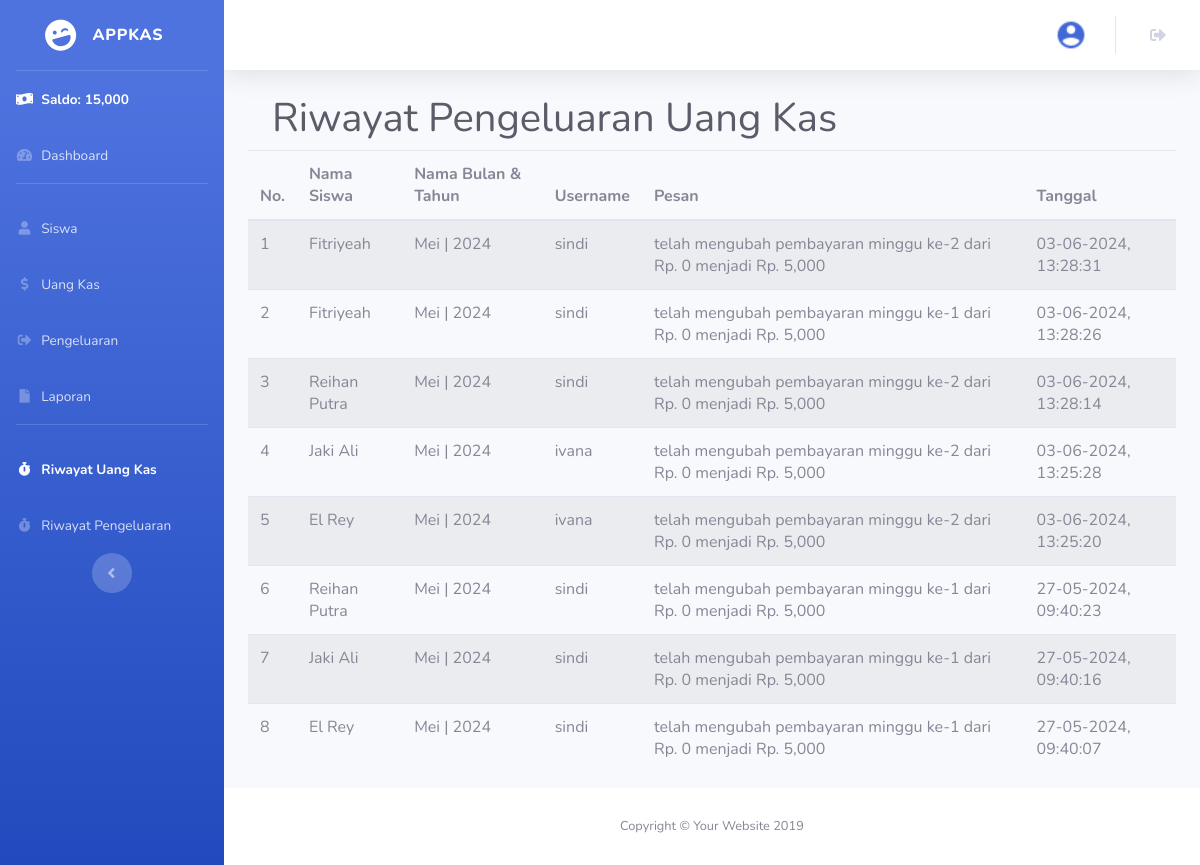
/riwayatkas.php (signed in), run on the app's committed database.
### tables this page shows
CREATE TABLE `riwayat` (
  `id_riwayat` int(11) NOT NULL,
  `id_user` int(11) NOT NULL,
  `id_uang_kas` int(11) NOT NULL,
  `aksi` text NOT NULL,
  `tanggal` int(11) NOT NULL
);

CREATE TABLE `siswa` (
  `id_siswa` int(11) NOT NULL,
  `nama_siswa` varchar(100) NOT NULL,
  `jenis_kelamin` enum('pria','wanita') NOT NULL,
  `no_telepon` varchar(25) NOT NULL,
  `email` varchar(255) NOT NULL
);

CREATE TABLE `bulan_pembayaran` (
  `id_bulan_pembayaran` int(11) NOT NULL,
  `nama_bulan` enum('januari','februari','maret','april','mei','juni','juli','agustus','september','oktober','november','desember') NOT NULL,
  `tahun` int(4) NOT NULL,
  `pembayaran_perminggu` int(11) NOT NULL
);

CREATE TABLE `user` (
  `id_user` int(11) NOT NULL,
  `nama_lengkap` varchar(100) NOT NULL,
  `username` varchar(100) NOT NULL,
  `password` varchar(255) NOT NULL,
  `id_jabatan` int(11) NOT NULL
);

### riwayatkas.php (the view, shortened to what this page needs)
<?php
  require 'connection.php';
  $riwayat = mysqli_query($conn, "SELECT * FROM riwayat INNER JOIN user ON riwayat.id_user = user.id_user INNER JOIN uang_kas ON riwayat.id_uang_kas = uang_kas.id_uang_kas INNER JOIN siswa ON uang_kas.id_siswa = siswa.id_siswa INNER JOIN bulan_pembayaran ON uang_kas.id_bulan_pembayaran = bulan_pembayaran.id_bulan_pembayaran ORDER BY tanggal DESC");
  $jml_pengeluaran = mysqli_fetch_assoc(mysqli_query($conn, "SELECT sum(jumlah_pengeluaran) as jml_pengeluaran FROM pengeluaran"));
$jml_pengeluaran = $jml_pengeluaran['jml_pengeluaran'];
$jml_uang_kas = mysqli_fetch_assoc(mysqli_query($conn, "SELECT sum(minggu_ke_1 + minggu_ke_2 + minggu_ke_3 + minggu_ke_4) as jml_uang_kas FROM uang_kas"));
$jml_uang_kas = $jml_uang_kas['jml_uang_kas'];
?>
<!DOCTYPE html>
<html lang="en">
<head>
  <link href="vendor/fontawesome-free/css/all.min.css" rel="stylesheet" type="text/css">
  <link href="css/sb-admin-2.min.css" rel="stylesheet">
  <link href="vendor/datatables/dataTables.bootstrap4.min.css" rel="stylesheet">
</head>
<body class="hold-transition sidebar-mini layout-fixed">
 <div id="wrapper">
    <ul class="navbar-nav bg-gradient-primary sidebar sidebar-dark accordion" id="accordionSidebar">
        <a class="sidebar-brand d-flex align-items-center justify-content-center" href="index.html">
          <div class="sidebar-brand-icon rotate-n-15">
            <i class="fas fa-laugh-wink"></i>
          </div>
          <div class="sidebar-brand-text mx-3">APPKAS</div>
        </a>
        <hr class="sidebar-divider my-0">
        <li class="nav-item active">
          <a class="nav-link">
            <i class = "fas fa-money-bill-wave"></i>
            <span>Saldo: <?= number_format($jml_uang_kas - $jml_pengeluaran); ?></span></a>
        </li>
      <li class="nav-item">
        <a class="nav-link" href="index.php">
          <i class="fas fa-fw fa-tachometer-alt"></i>
          <span>Dashboard</span></a>
      </li>
      <hr class="sidebar-divider">
      <li class="nav-item">
        <a class="nav-link" href="siswa.php">
          <i class="fas fa-fw fa-user"></i>
          <span>Siswa</span>
        </a>
      </li>
      <li class="nav-item">
        <a class="nav-link" href="bulanuangkas.php">
          <i class="fas fa-fw fa-dollar-sign"></i>
          <span>Uang Kas</span>
        </a>
      </li>
      <li class="nav-item">
        <a class="nav-link" href="pengeluaran.php">
          <i class="fas fa-fw fa-sign-out-alt"></i>
          <span>Pengeluaran</span>
        </a>
      </li>
      <li class="nav-item">
        <a class="nav-link" href="laporan.php">
          <i class="fas fa-fw fa-file"></i>
          <span>Laporan</span>
        </a>
      </li>
      <hr class="sidebar-divider">
      <li class="nav-item active">
        <a class="nav-link" href="riwayatkas.php">
          <i class="fas fa-fw fa-stopwatch"></i>
          <span>Riwayat Uang Kas</span>
        </a>
      </li>
      <li class="nav-item">
        <a class="nav-link" href="riwayatpengeluaran.php">
          <i class="fas fa-fw fa-stopwatch"></i>
          <span>Riwayat Pengeluaran</span>
        </a>
      </li>
      <div class="text-center d-none d-md-inline">
        <button class="rounded-circle border-0" id="sidebarToggle"></button>
      </div>
    </ul>
    <div id="content-wrapper" class="d-flex flex-column">
      <div id="content">
      <nav class="navbar navbar-expand navbar-light bg-white topbar mb-4 static-top shadow">
         <ul class="navbar-nav ml-auto">
            <li class="nav-item no-arrow">
                <a class="nav-link" href="profile.php" role="button" aria-haspopup="true" aria-expanded="false">
                <img class="img-profile rounded-circle" src="assets/img/img_properties/profile.png">
                </a>
            </li>
        <li class="nav-item no-arrow mx-1">
            <a class="nav-link" href="logout.php" role="button" aria-haspopup="true" aria-expanded="false">
            <i class="fas fa-sign-out-alt fa-fw"></i>
            </a>
        </li>
        </ul>
      </nav>
      <div class="container-fluid">
    <div class="content-header">
      <div class="container-fluid">
        <div class="row mb-2">
          <div class="col-sm">
            <h1 class="m-0 text-dark">Riwayat Pengeluaran Uang Kas</h1>
          </div>
        </div>
      </div>
    </div>
        </div>
<section class="content">
      <div class="container-fluid">
        <div class="table-responsive">
          <table class="table table-striped table-hover" id="table_id">
            <thead>
              <tr>
                <th>No.</th>
                <th>Nama Siswa</th>
                <th>Nama Bulan & Tahun</th>
                <th>Username</th>
                <th>Pesan</th>
                <th>Tanggal</th>
              </tr>
              </thead>
              <tbody>
              <?php $i = 1; ?>
              <?php foreach ($riwayat as $dr): ?>
                <tr>
                  <td><?= $i++; ?></td>
                  <td><?= ucwords($dr['nama_siswa']); ?></td>
                  <td><?= ucwords($dr['nama_bulan']); ?> | <?= $dr['tahun']; ?></td>
                  <td><?= $dr['username']; ?></td>
                  <td><?= $dr['aksi']; ?></td>
                  <td><?= date('d-m-Y, H:i:s', $dr['tanggal']); ?></td>
                </tr>
              <?php endforeach ?>
            </tbody>
          </table>
        </div>
      </div>
    </section>
  </div>
      <footer class="sticky-footer bg-white">
        <div class="container my-auto">
          <div class="copyright text-center my-auto">
            <span>Copyright &copy; Your Website 2019</span>
          </div>
        </div>
      </footer>
    </div>
  </div>
</body>
</html>

### data on the page
riwayat: siswa.nama_siswa "Fitriyeah", bulan_pembayaran.nama_bulan "Mei", bulan_pembayaran.tahun "2024", id_user.username "sindi", aksi "telah mengubah pembayaran minggu ke-2 dari Rp. 0 menjadi Rp. 5,000", tanggal "03-06-2024, 13:28:31"
riwayat: siswa.nama_siswa "Fitriyeah", bulan_pembayaran.nama_bulan "Mei", bulan_pembayaran.tahun "2024", id_user.username "sindi", aksi "telah mengubah pembayaran minggu ke-1 dari Rp. 0 menjadi Rp. 5,000", tanggal "03-06-2024, 13:28:26"
riwayat: siswa.nama_siswa "Reihan Putra", bulan_pembayaran.nama_bulan "Mei", bulan_pembayaran.tahun "2024", id_user.username "sindi", aksi "telah mengubah pembayaran minggu ke-2 dari Rp. 0 menjadi Rp. 5,000", tanggal "03-06-2024, 13:28:14"
riwayat: siswa.nama_siswa "Jaki Ali", bulan_pembayaran.nama_bulan "Mei", bulan_pembayaran.tahun "2024", id_user.username "ivana", aksi "telah mengubah pembayaran minggu ke-2 dari Rp. 0 menjadi Rp. 5,000", tanggal "03-06-2024, 13:25:28"
riwayat: siswa.nama_siswa "El Rey", bulan_pembayaran.nama_bulan "Mei", bulan_pembayaran.tahun "2024", id_user.username "ivana", aksi "telah mengubah pembayaran minggu ke-2 dari Rp. 0 menjadi Rp. 5,000", tanggal "03-06-2024, 13:25:20"
riwayat: siswa.nama_siswa "Reihan Putra", bulan_pembayaran.nama_bulan "Mei", bulan_pembayaran.tahun "2024", id_user.username "sindi", aksi "telah mengubah pembayaran minggu ke-1 dari Rp. 0 menjadi Rp. 5,000", tanggal "27-05-2024, 09:40:23"
riwayat: siswa.nama_siswa "Jaki Ali", bulan_pembayaran.nama_bulan "Mei", bulan_pembayaran.tahun "2024", id_user.username "sindi", aksi "telah mengubah pembayaran minggu ke-1 dari Rp. 0 menjadi Rp. 5,000", tanggal "27-05-2024, 09:40:16"
riwayat: siswa.nama_siswa "El Rey", bulan_pembayaran.nama_bulan "Mei", bulan_pembayaran.tahun "2024", id_user.username "sindi", aksi "telah mengubah pembayaran minggu ke-1 dari Rp. 0 menjadi Rp. 5,000", tanggal "27-05-2024, 09:40:07"

### other printed values
$jml_uang_kas - $jml_pengeluaran "15,000"
